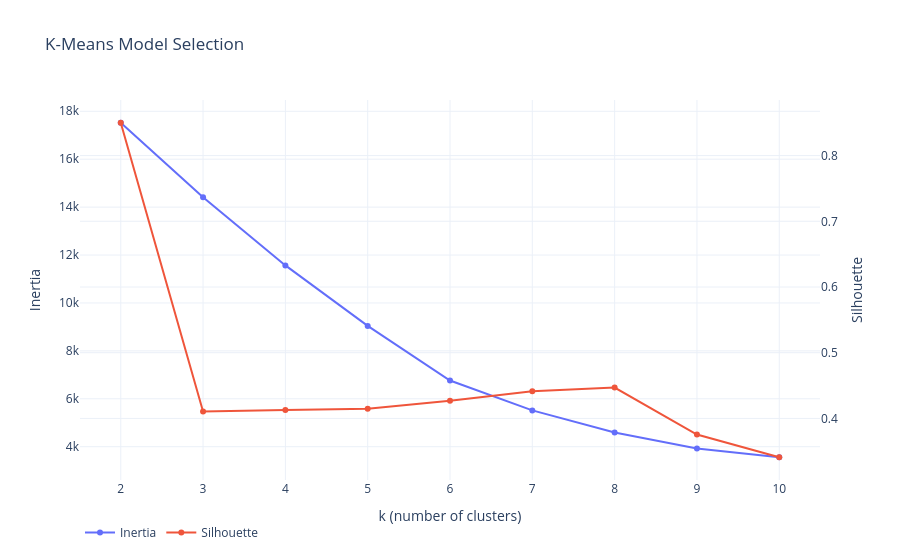

Write notebook code for a chart like this one.
### Markdown cell above
## 5.3 K-Means — Optimal k Selection

### Code cell
kmeans_result = kmeans_optimal_k(X)
cluster_gdf["cluster"] = kmeans_result["labels"].astype(int)

k_vals = range(2, 2 + len(kmeans_result["inertias"]))
elbow_fig = plot_elbow(kmeans_result["inertias"], kmeans_result["silhouette_scores"], k_vals)
elbow_fig

### Figure 1 — Plotly figure (JSON) as saved in the notebook; plotly's stock layout.template omitted (floating-point values rounded to 4 significant figures)
{"data": [{"mode": "lines+markers", "name": "Inertia", "type": "scatter", "x": [2, 3, 4, 5, 6, 7, 8, 9, 10], "y": [17520.0, 14410.0, 11570.0, 9043.0, 6763.0, 5515.0, 4592.0, 3925.0, 3560.0], "yaxis": "y"}, {"mode": "lines+markers", "name": "Silhouette", "type": "scatter", "x": [2, 3, 4, 5, 6, 7, 8, 9, 10], "y": [0.85, 0.4106, 0.4128, 0.4147, 0.4269, 0.4412, 0.4469, 0.3754, 0.3409], "yaxis": "y2"}], "layout": {"legend": {"orientation": "h"}, "title": {"text": "K-Means Model Selection"}, "xaxis": {"title": {"text": "k (number of clusters)"}}, "yaxis": {"title": {"text": "Inertia"}}, "yaxis2": {"overlaying": "y", "side": "right", "title": {"text": "Silhouette"}}}}
